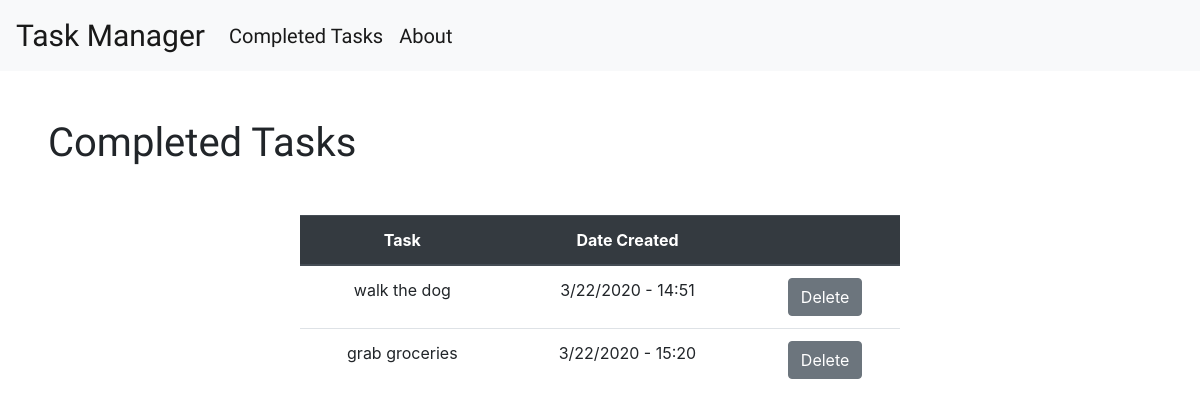
Page /completed on the committed database.
### tables this page shows
CREATE TABLE tasks (taskid INTEGER PRIMARY KEY AUTOINCREMENT NOT NULL, task STRING (120) NOT NULL, created DATE, status STRING (50) NOT NULL DEFAULT active);

### application.py (the view)
@app.route('/completed')
def completed():
	return render_template('completed.html', title = 'Tasks', mytasks = getcompletedtasks())

### application.py (called while the page is built)
def create_connection(db_file):
	conn=None
	try:
		conn = sqlite3.connect(db_file)
		print(sqlite3.version)
	except Error as e:
		print(e)
	return conn

def getcompletedtasks():
	conn=create_connection(r"C:\Users\avery\Documents\Learn to Code\Standalone Projects\Task-Web-App\task.db")
	cur=conn.cursor()
	cur.execute('Select * from tasks WHERE status="completed"')
	rows=cur.fetchall()
	l=[]
	for row in rows:
		temp={}
		temp['id']=row[0]
		temp['task']=row[1]
		temp['created']=row[2]
		l.append(temp)
	conn.commit()
	conn.close()
	return l

### templates/completed.html
{% extends "layout.html" %}
{% block content%}
<h1 class="m-5">
	Completed Tasks
</h1>
	<table class="table text-center m-5 mx-auto" style="width:50%; margin: auto;">
	  <thead class="thead-dark">
	    <tr id="tableheaders">
	      <th scope="col">Task</th>
	      <th scope="col">Date Created</th>
	      <th></th>
	    </tr>
	  </thead>
	  <tbody>
	    {% for task in mytasks %}
	    <tr class="completed">
			<td name="tasktodelete">{{task.task}}</th>
		   	<td>{{task.created}}</td>
		   	<td> <a class="btn btn-secondary" href="/delete/{{task.id}}">Delete</a></td>
	    </tr>
	    {% endfor %}
	  </tbody>
	</table>
{% endblock %}

### static/main.css (style rules this page uses)
h1 { font-family: 'Damion', cursive; }

### rows in the picture
tasks: task "walk the dog", created "3/22/2020 - 14:51"
tasks: task "grab groceries", created "3/22/2020 - 15:20"
